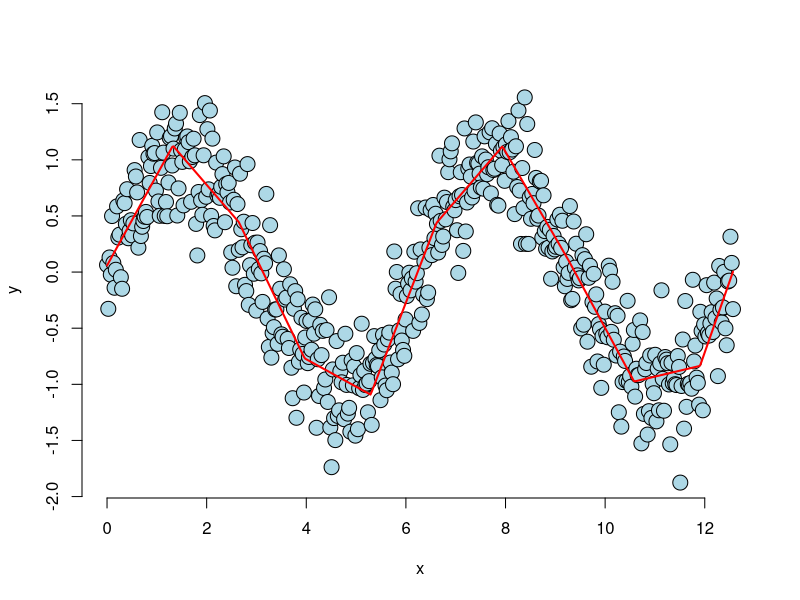
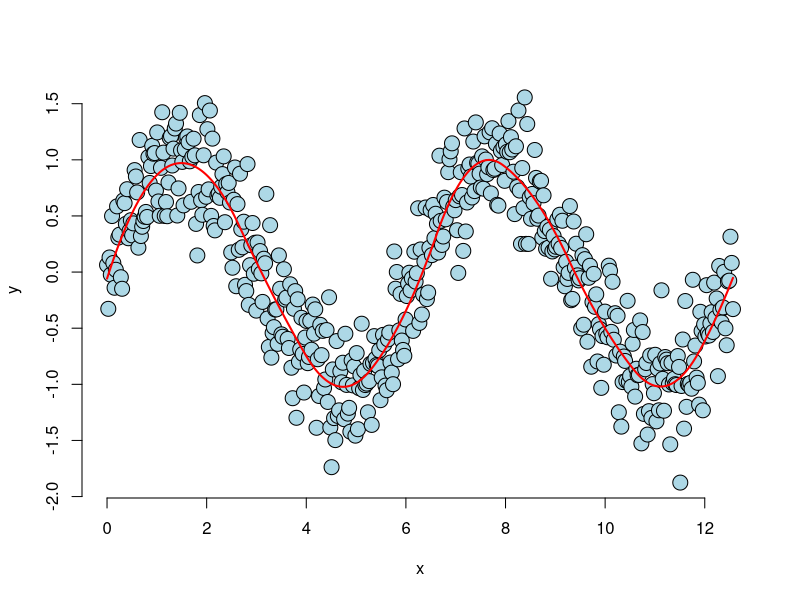
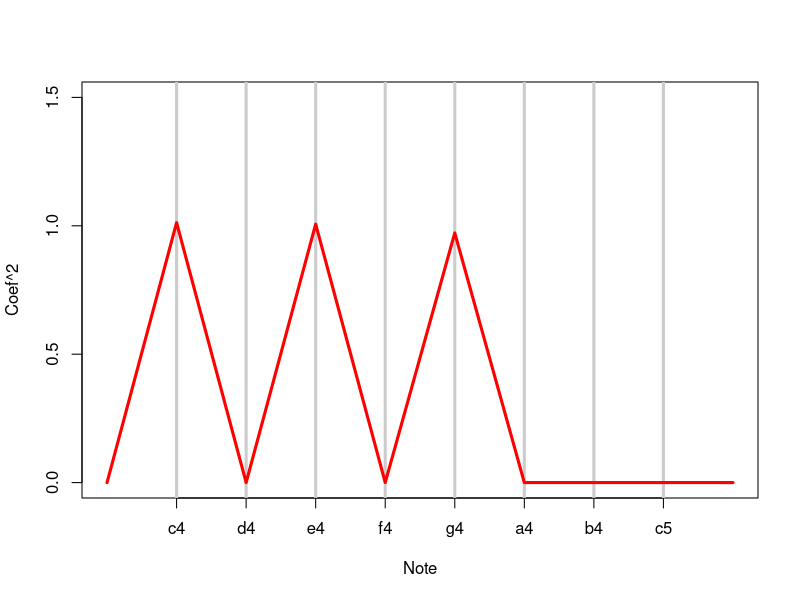
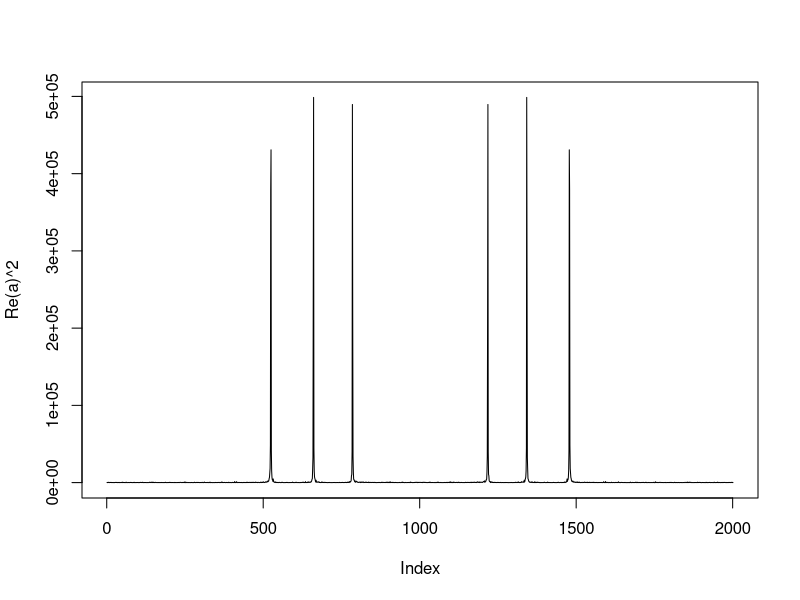

Write the R code that produced these figures, in order.
## regressing models of the type 
## REGRESSION SPLINES
## Y = F(Xi)+ e # not linear relationships??????
## is like a trick 

# SPLINES: points that define a complex regression line
# BASIS: COLLECTION OF REGRESSORS (SPLINE TERMS). i.e., collection of building block for a function
# Each BASIS has strenghs and weaknesses. so there are basis sets??
# TYPE OF BASIS
# - WAVELET BASIS
# - THE FOURIER BASIS
# - SPLINE BASIS (lots of types of spline basis)

#ISSUES:
# We do not know where the knots points are. 
# Putting in too few or too many

# SOLUTION
# putting a regulation term

# REGULIZATION TERM
# penalizes the coeficients from the nought(spline) terms with larger coeficients

## FURIER BASIS
## Discrete fourier transform
## USED to identify the sines or cosine components of a sample


## you can use REGRESSION  SPLINES TO MODEL LINEAR ONES
## specify the regression splines in the predictor

## it becomes something like this

## DISCRETE MODEL
## Yi = B0 + B1Xi + SUM((xi - epsilonk))_+*gama + ei
## (a)_+ returns a if a is positive or cero otherwise
## k are nouthg points. i.e., like breaking points of lines that model the data. 
## like little fixs or discretization of the line to fit the data points.
## it gives you a discrete line like the one shown running the code bellow. 
n <- 500; x <- seq(0, 4 * pi, length = n); y <- sin(x) + rnorm(n, sd = .3)
knots <- seq(0, 8 * pi, length = 20); 
splineTerms <- sapply(knots, function(knot) (x > knot) * (x - knot))
xMat <- cbind(1, x, splineTerms)
yhat <- predict(lm(y ~ xMat - 1))
plot(x, y, frame = FALSE, pch = 21, bg = "lightblue", cex = 2)
lines(x, yhat, col = "red", lwd = 2)
## how to make it look smoother??
## Addign squared terms. 

## SQUARED MODEL
# Yi = B0 + B1Xi + B2Xi^2+ SUM((xi - epsilonk))^2_+*gama + ei
splineTerms <- sapply(knots, function(knot) (x > knot) * (x - knot)^2)# Added the squared term 
xMat <- cbind(1, x, x^2, splineTerms)
yhat <- predict(lm(y ~ xMat - 1))
plot(x, y, frame = FALSE, pch = 21, bg = "lightblue", cex = 2)
lines(x, yhat, col = "red", lwd = 2)

## EXAMPLE OF FOURIER BASIS
notes4 <- c(261.63, 293.66, 329.63, 349.23, 392.00, 440.00, 493.88, 523.25)
t <- seq(0, 2, by = .001); n <- length(t)
c4 <- sin(2 * pi * notes4[1] * t); e4 <- sin(2 * pi * notes4[3] * t); 
g4 <- sin(2 * pi * notes4[5] * t)
chord <- c4 + e4 + g4 + rnorm(n, 0, 0.3)
x <- sapply(notes4, function(freq) sin(2 * pi * freq * t))
fit <- lm(chord ~ x - 1)

plot(c(0, 9), c(0, 1.5), xlab = "Note", ylab = "Coef^2", axes = FALSE, frame = TRUE, type = "n")
axis(2)
axis(1, at = 1 : 8, labels = c("c4", "d4", "e4", "f4", "g4", "a4", "b4", "c5"))
for (i in 1 : 8) abline(v = i, lwd = 3, col = grey(.8))
lines(c(0, 1 : 8, 9), c(0, coef(fit)^2, 0), type = "l", lwd = 3, col = "red")

a <- fft(chord); plot(Re(a)^2, type = "l")
